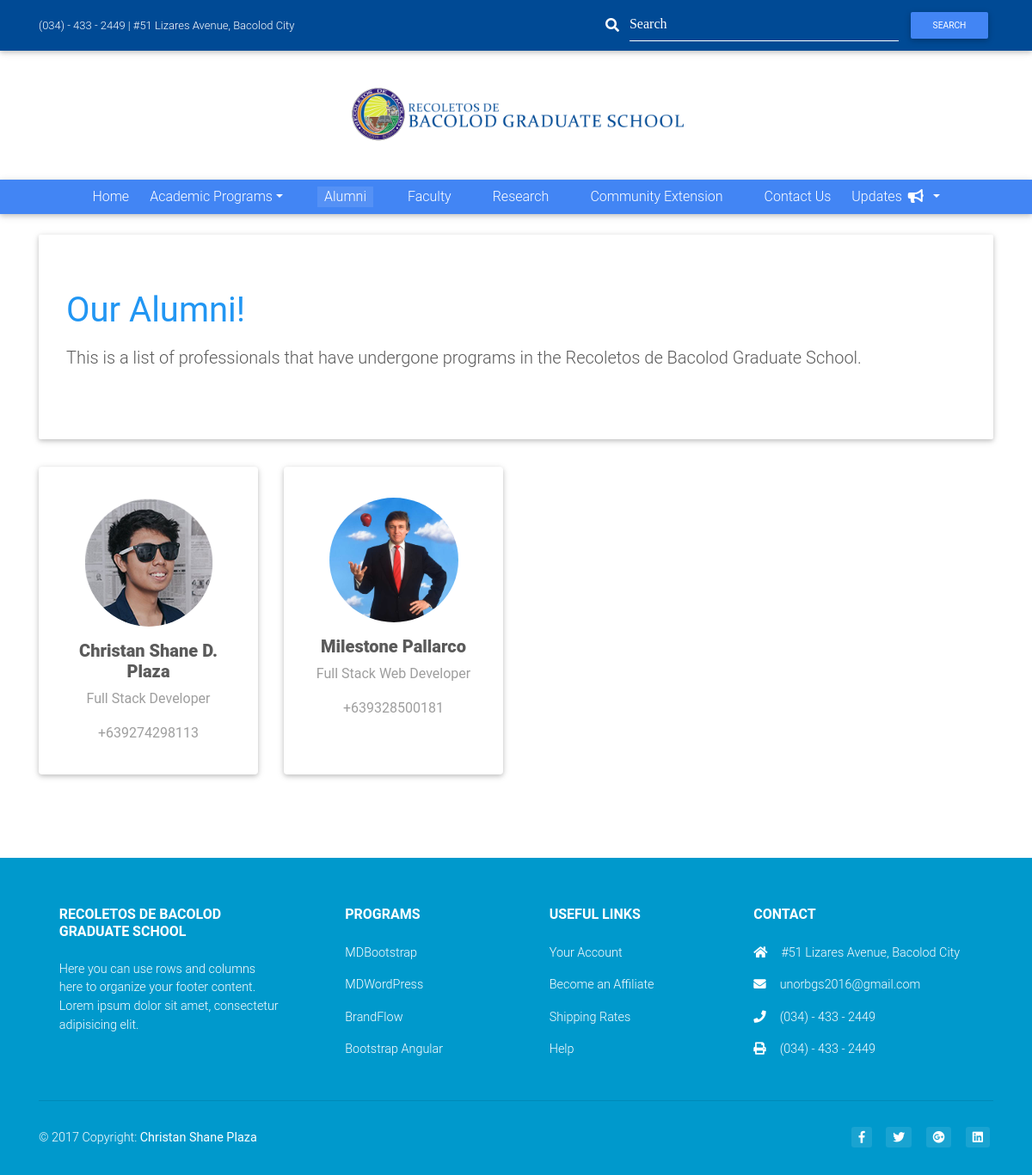
The app's page /alumni with its own data.
### website/models.py (models this page shows, shortened)
class Alumni(models.Model):
	alumni_name = models.CharField(null="", max_length=1000, help_text="Full name along with prefix and suffixes.")
	alumni_description = models.CharField(null="", max_length=5000, help_text="Short Bio of the alumni")
	alumni_contact = models.CharField(null="", max_length=5000, help_text="LinkedIn URL, Contact Number")
	alumni_image = models.FileField(null="", help_text="2x2 or Professional Image of the Alumni")
	alumni_url = models.URLField(null="", help_text="LinkedIn / Professional Website of the Alumni")

### website/views.py (the view)
# urls.py: url(r'^alumni', views.alumni, name='alumni'),
def alumni(request):
	alumni_list = Alumni.objects.all().order_by('alumni_name')
	page = request.GET.get('page', 1)
	paginator = Paginator(alumni_list, 8)
	try:
		alumni = paginator.page(page)
	except PageNotAnInteger:
		alumni = paginator.page(1)
	except EmptyPage:
		alumni = paginator.page(paginator.num_pages)
	return render(request, 'website/alumni.html', {'alumni': alumni, 'a': "active"})

### website/templates/website/alumni.html (shortened to what this page needs)
{% extends 'website/base.html' %}
{% load static %}
{% block content %}
<div class="container mt-4">
    <div class="jumbotron">
        <h1 class="h1-reponsive mb-3 blue-text"><strong>Our Alumni!</strong></h1>
        <p class="lead">
            This is a list of professionals that have undergone programs in the Recoletos de Bacolod Graduate School.
        </p>
    </div>
    <section class="team-section pb-5">
        <div class="row text-center">
            {% for alumni in alumni %}
                <div class="col-lg-3 col-md-6 mb-4">
                    <div class="card card-body">
                        <div class="avatar mx-auto my-3">
                            <img src="{{alumni.alumni_image.url}}" class="rounded-circle img-fluid" alt="First sample avatar image">
                        </div>
                        <h5 class="font-weight-bold">
                            <strong>{{alumni.alumni_name}}</strong>
                        </h5>
                        <p class="grey-text">{{alumni.alumni_description}}</p>
                        <p class="grey-text">{{alumni.alumni_contact}}</p>
                    </div>
                </div>
            {% endfor %}
        </div>
    </section>
    <div class="row mb-4">
        <div class="col-md-12">
        </div>
    </div>
</div>
{% endblock %}

### website/static/website/css/heroic-features.css (style rules this page uses)
body { padding-top: 54px; }
@media (min-width: 992px) { body { padding-top: 56px; } }
.card { height: 100%; }

### website/static/website/css/carousel.css (style rules this page uses)
body { padding-top: 3rem; padding-bottom: 3rem; color: #5a5a5a; }

### website/templates/website/base.html (style rules this page uses)
body { padding:0; }

### records on screen
Alumni: alumni_image (picture), alumni_name "Christan Shane D. Plaza", alumni_description "Full Stack Developer", alumni_contact "+639274298113"
Alumni: alumni_image (picture), alumni_name "Milestone Pallarco", alumni_description "Full Stack Web Developer", alumni_contact "+639328500181"
